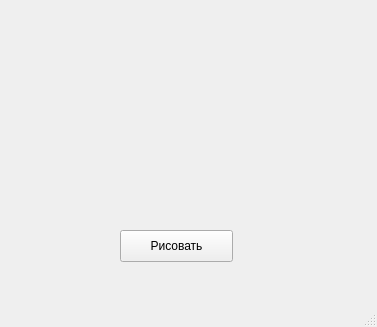
<?xml version="1.0" encoding="UTF-8"?>
<ui version="4.0">
 <class>MainWindow</class>
 <widget class="QMainWindow" name="MainWindow">
  <property name="geometry">
   <rect>
    <x>0</x>
    <y>0</y>
    <width>377</width>
    <height>327</height>
   </rect>
  </property>
  <property name="windowTitle">
   <string>MainWindow</string>
  </property>
  <widget class="QWidget" name="centralwidget">
   <widget class="QPushButton" name="pushButton">
    <property name="geometry">
     <rect>
      <x>120</x>
      <y>230</y>
      <width>113</width>
      <height>32</height>
     </rect>
    </property>
    <property name="text">
     <string>Рисовать</string>
    </property>
   </widget>
  </widget>
  <widget class="QMenuBar" name="menubar">
   <property name="geometry">
    <rect>
     <x>0</x>
     <y>0</y>
     <width>377</width>
     <height>22</height>
    </rect>
   </property>
  </widget>
  <widget class="QStatusBar" name="statusbar"/>
 </widget>
 <resources/>
 <connections/>
</ui>
